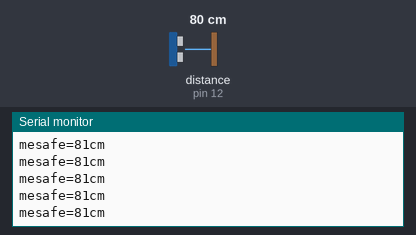
Bench run of a sketch on a simulated Arduino Uno, built with avr-gcc and run on an emulated ATmega328P. Parts: the last lines printed to the serial monitor. Inputs (shaded band) come from the test bench; at power-on: distance to the obstacle (sensor on pin 12) 80 cm. The echo pulse lasts 58.3 µs per cm.

Above: at 1.2 s.
1.3 s: distance to the obstacle (sensor on pin 12) set to 2 cm
At 1.6 s:
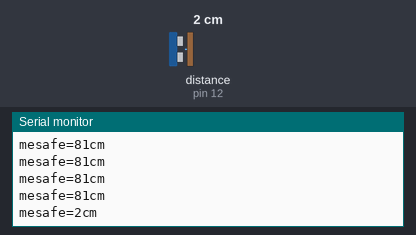
2.8 s: distance to the obstacle (sensor on pin 12) set to 4 cm
At 2.8 s:
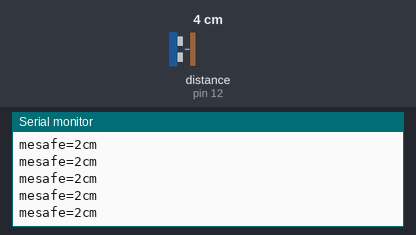
4.3 s: distance to the obstacle (sensor on pin 12) set to 35 cm
At 4.41 s:
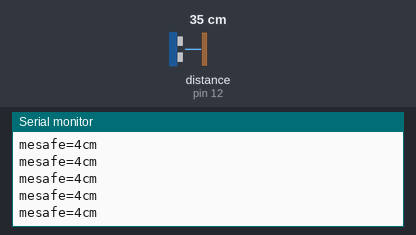
Timing chart, 0 to 7.3 s (numbered marks = the images above; inputs shaded):
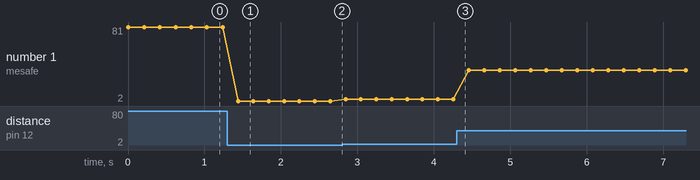

The sketch:

sens_r.ino
```cpp
#include <NewPing.h>
#define TRIGGER_PIN 11
#define ECHO_PIN 12
#define MAX_DISTANCE 200
NewPing sonar (TRIGGER_PIN, ECHO_PIN, MAX_DISTANCE);
int x;
void setup() {
 Serial.begin(9600);

}

void loop() {
 x= sonar.ping_cm();
 Serial.print("mesafe=");
 Serial.print(x);
 Serial.println("cm");
 delay(200);

}
```

Measured:
- after the input at 1.3 s, the serial monitor: prints a new line after 0.14 s (image 1)
- plotted number 1: 81 → 2 after the input at 1.3 s, 2 → 4 after the input at 2.8 s, 4 → 35 after the input at 4.3 s
